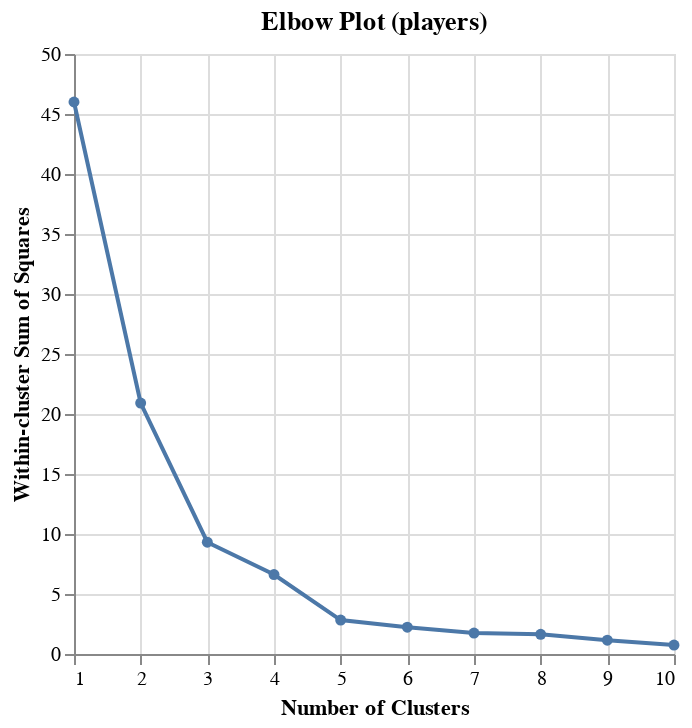

Notebook cell for this chart:
### Markdown cell above
Next, we created an elbow map to easily choose the most applicable amount of clusters.

### Code cell
# Create a new data frame with cluster data
players_model_stats = pd.DataFrame({
    'k' : players_ks,
    'wssd' : players_wssd,
})

# Elbow plot
players_elbow_plot = alt.Chart(players_model_stats).mark_line(point=True).encode(
    x=alt.X('k').title('Number of Clusters'),
    y=alt.Y('wssd').title('Within-cluster Sum of Squares'),
).properties(title='Elbow Plot (players)')

# Display plot and figure title
display(players_elbow_plot)
display(Markdown("**Figure 2.1:** Total WSSD for K clusters ranging from 1 to 10."))

### Figure 1 — Vega specification as saved in the notebook (floating-point values rounded to 4 significant figures)
{"$schema": "https://vega.github.io/schema/vega/v5.json", "data": [{"name": "source_0", "values": [{"k": 1, "wssd": 46.0}, {"k": 2, "wssd": 20.91}, {"k": 3, "wssd": 9.318}, {"k": 4, "wssd": 6.623}, {"k": 5, "wssd": 2.826}, {"k": 6, "wssd": 2.234}, {"k": 7, "wssd": 1.744}, {"k": 8, "wssd": 1.64}, {"k": 9, "wssd": 1.151}, {"k": 10, "wssd": 0.7483}]}, {"name": "data_0", "values": [{"k": 1, "wssd": 46.0}, {"k": 2, "wssd": 20.91}, {"k": 3, "wssd": 9.318}, {"k": 4, "wssd": 6.623}, {"k": 5, "wssd": 2.826}, {"k": 6, "wssd": 2.234}, {"k": 7, "wssd": 1.744}, {"k": 8, "wssd": 1.64}, {"k": 9, "wssd": 1.151}, {"k": 10, "wssd": 0.7483}]}], "marks": [{"type": "line", "name": "layer_0_marks", "from": {"data": "source_0"}, "sort": {"field": "x"}, "encode": {"update": {"y": {"field": "wssd", "scale": "y"}, "x": {"field": "k", "scale": "x"}, "stroke": {"value": "#4c78a8"}, "defined": {"signal": "isValid(datum[\"k\"]) && isFinite(+datum[\"k\"]) && isValid(datum[\"wssd\"]) && isFinite(+datum[\"wssd\"])"}}}, "style": ["line"]}, {"type": "symbol", "name": "layer_1_marks", "from": {"data": "data_0"}, "encode": {"update": {"x": {"field": "k", "scale": "x"}, "opacity": {"value": 1}, "y": {"field": "wssd", "scale": "y"}, "fill": {"value": "#4c78a8"}}}, "style": ["point"]}], "scales": [{"name": "x", "type": "linear", "domain": {"fields": [{"data": "source_0", "field": "k"}, {"data": "data_0", "field": "k"}]}, "range": [0, {"signal": "width"}], "nice": true, "zero": false}, {"name": "y", "type": "linear", "domain": {"fields": [{"data": "source_0", "field": "wssd"}, {"data": "data_0", "field": "wssd"}]}, "range": [{"signal": "height"}, 0], "nice": true, "zero": true}], "axes": [{"scale": "x", "tickCount": {"signal": "ceil(width/40)"}, "gridScale": "y", "zindex": 0, "grid": true, "labels": false, "maxExtent": 0, "minExtent": 0, "orient": "bottom", "ticks": false, "aria": false, "domain": false}, {"scale": "y", "grid": true, "aria": false, "tickCount": {"signal": "ceil(height/40)"}, "gridScale": "x", "maxExtent": 0, "minExtent": 0, "zindex": 0, "domain": false, "labels": false, "ticks": false, "orient": "left"}, {"scale": "x", "labelOverlap": true, "orient": "bottom", "grid": false, "title": "Number of Clusters", "labelFlush": true, "tickCount": {"signal": "ceil(width/40)"}, "zindex": 0}, {"scale": "y", "tickCount": {"signal": "ceil(height/40)"}, "title": "Within-cluster Sum of Squares", "grid": false, "orient": "left", "labelOverlap": true, "zindex": 0}], "title": {"text": "Elbow Plot (players)", "frame": "group"}, "background": "white", "padding": 5, "height": 300, "width": 300, "style": "cell"}
